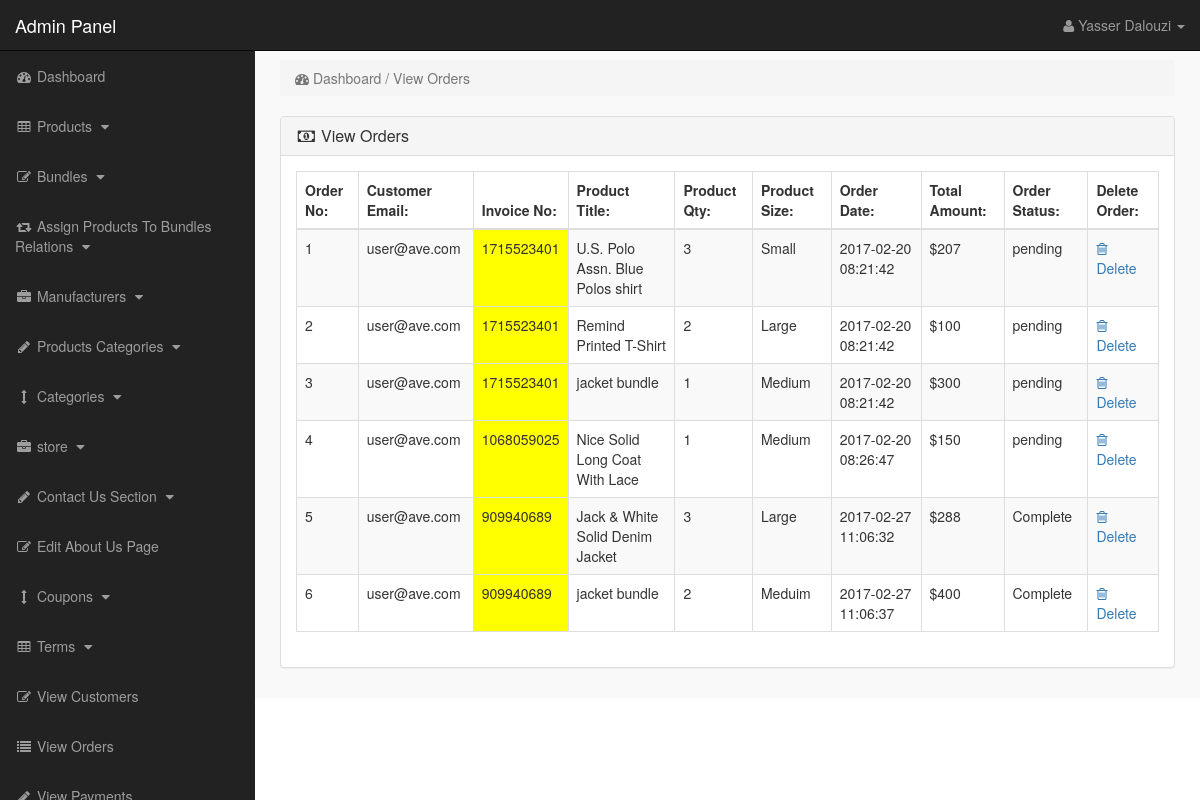
The app's page /admin_area/index.php?view_orders (signed in), older data.
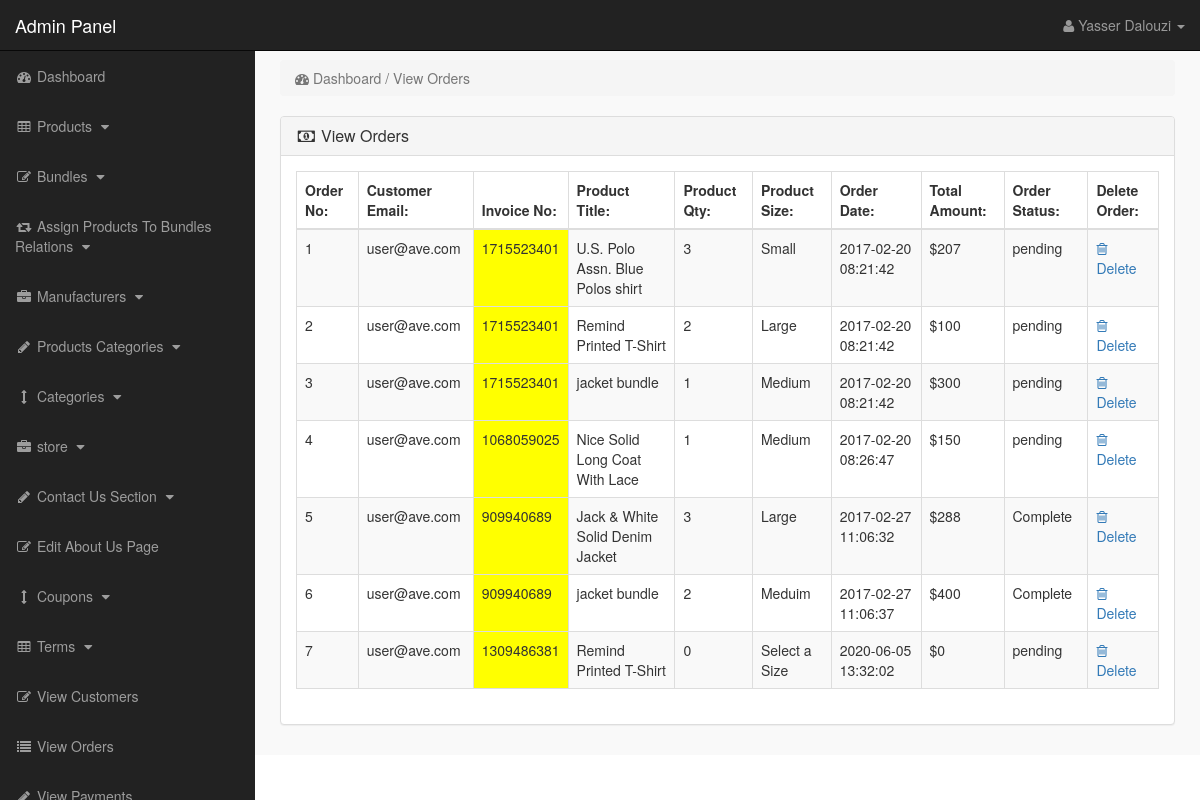
The same page, newer data.
### tables this page shows
CREATE TABLE `pending_orders` (
  `order_id` int(10) NOT NULL,
  `customer_id` int(10) NOT NULL,
  `invoice_no` int(10) NOT NULL,
  `product_id` text NOT NULL,
  `qty` int(10) NOT NULL,
  `size` text NOT NULL,
  `order_status` text NOT NULL
);

CREATE TABLE `customers` (
  `customer_id` int(10) NOT NULL,
  `customer_name` varchar(255) NOT NULL,
  `customer_email` varchar(255) NOT NULL,
  `customer_pass` varchar(255) NOT NULL,
  `customer_country` text NOT NULL,
  `customer_city` text NOT NULL,
  `customer_contact` varchar(255) NOT NULL,
  `customer_address` text NOT NULL,
  `customer_image` text NOT NULL,
  `customer_ip` varchar(255) NOT NULL,
  `customer_confirm_code` text NOT NULL
);

CREATE TABLE `products` (
  `product_id` int(10) NOT NULL,
  `p_cat_id` int(10) NOT NULL,
  `cat_id` int(10) NOT NULL,
  `manufacturer_id` int(10) NOT NULL,
  `date` timestamp NOT NULL DEFAULT current_timestamp() ON UPDATE current_timestamp(),
  `product_title` text NOT NULL,
  `product_url` text NOT NULL,
  `product_img1` text NOT NULL,
  `product_img2` text NOT NULL,
  `product_img3` text NOT NULL,
  `product_price` int(10) NOT NULL,
  `product_psp_price` int(100) NOT NULL,
  `product_desc` text NOT NULL,
  `product_features` text NOT NULL,
  `product_video` text NOT NULL,
  `product_keywords` text NOT NULL,
  `product_label` text NOT NULL,
  `status` varchar(255) NOT NULL,
  `in_stock` tinyint(1) NOT NULL DEFAULT 1
);

CREATE TABLE `customer_orders` (
  `order_id` int(10) NOT NULL,
  `customer_id` int(10) NOT NULL,
  `due_amount` int(100) NOT NULL,
  `invoice_no` int(100) NOT NULL,
  `qty` int(10) NOT NULL,
  `size` text NOT NULL,
  `order_date` timestamp NOT NULL DEFAULT current_timestamp() ON UPDATE current_timestamp(),
  `order_status` text NOT NULL
);

### admin_area/view_orders.php (the view)
<?php
if(!isset($_SESSION['admin_email'])){
echo "<script>window.open('login.php','_self')</script>";
}
else {
?>
<div class="row">
<div class="col-lg-12">
<ol class="breadcrumb">
<li class="active">
<i class="fa fa-dashboard"></i> Dashboard / View Orders
</li>
</ol>
</div>
</div>
<div class="row">
<div class="col-lg-12">
<div class="panel panel-default">
<div class="panel-heading">
<h3 class="panel-title">
<i class="fa fa-money fa-fw"></i> View Orders
</h3>
</div>
<div class="panel-body">
<div class="table-responsive">
<table class="table table-bordered table-hover table-striped">
<thead>
<tr>
<th>Order No:</th>
<th>Customer Email:</th>
<th>Invoice No:</th>
<th>Product Title:</th>
<th>Product Qty:</th>
<th>Product Size:</th>
<th>Order Date:</th>
<th>Total Amount:</th>
<th>Order Status:</th>
<th>Delete Order:</th>
</tr>
</thead>
<tbody>
<?php
$i = 0;
$get_orders = "select * from pending_orders";
$run_orders = mysqli_query($con,$get_orders);
while ($row_orders = mysqli_fetch_array($run_orders)) {
$order_id = $row_orders['order_id'];
$c_id = $row_orders['customer_id'];
$invoice_no = $row_orders['invoice_no'];
$product_id = $row_orders['product_id'];
$qty = $row_orders['qty'];
$size = $row_orders['size'];
$order_status = $row_orders['order_status'];
$get_products = "select * from products where product_id='$product_id'";
$run_products = mysqli_query($con,$get_products);
$row_products = mysqli_fetch_array($run_products);
$product_title = $row_products['product_title'];
$i++;
?>
<tr>
<td><?php echo $i; ?></td>
<td>
<?php
$get_customer = "select * from customers where customer_id='$c_id'";
$run_customer = mysqli_query($con,$get_customer);
$row_customer = mysqli_fetch_array($run_customer);
$customer_email = $row_customer['customer_email'];
echo $customer_email;
 ?>
 </td>
<td bgcolor="yellow" ><?php echo $invoice_no; ?></td>
<td><?php echo $product_title; ?></td>
<td><?php echo $qty; ?></td>
<td><?php echo $size; ?></td>
<td>
<?php
$get_customer_order = "select * from customer_orders where order_id='$order_id'";
$run_customer_order = mysqli_query($con,$get_customer_order);
$row_customer_order = mysqli_fetch_array($run_customer_order);
$order_date = $row_customer_order['order_date'];
$due_amount = $row_customer_order['due_amount'];
echo $order_date;
?>
</td>
<td>$<?php echo $due_amount; ?></td>
<td>
<?php
if($order_status=='pending'){
echo $order_status='pending';
}
else{
echo $order_status='Complete';
}
?>
</td>
<td>
<a href="index.php?order_delete=<?php echo $order_id; ?>" >
<i class="fa fa-trash-o" ></i> Delete
</a>
</td>
</tr>
<?php } ?>
</tbody>
</table>
</div>
</div>
</div>
</div>
</div>
<?php } ?>

Row changes from the older to the newer data that the page shows:
added pending_orders: customer.customer_email "user@ave.com", invoice_no "1309486381", product.product_title "Remind Printed T-Shirt", qty "0", size "Select a Size", customer_orders.order_date "2020-06-05 13:32:02", customer_orders.due_amount "0"
